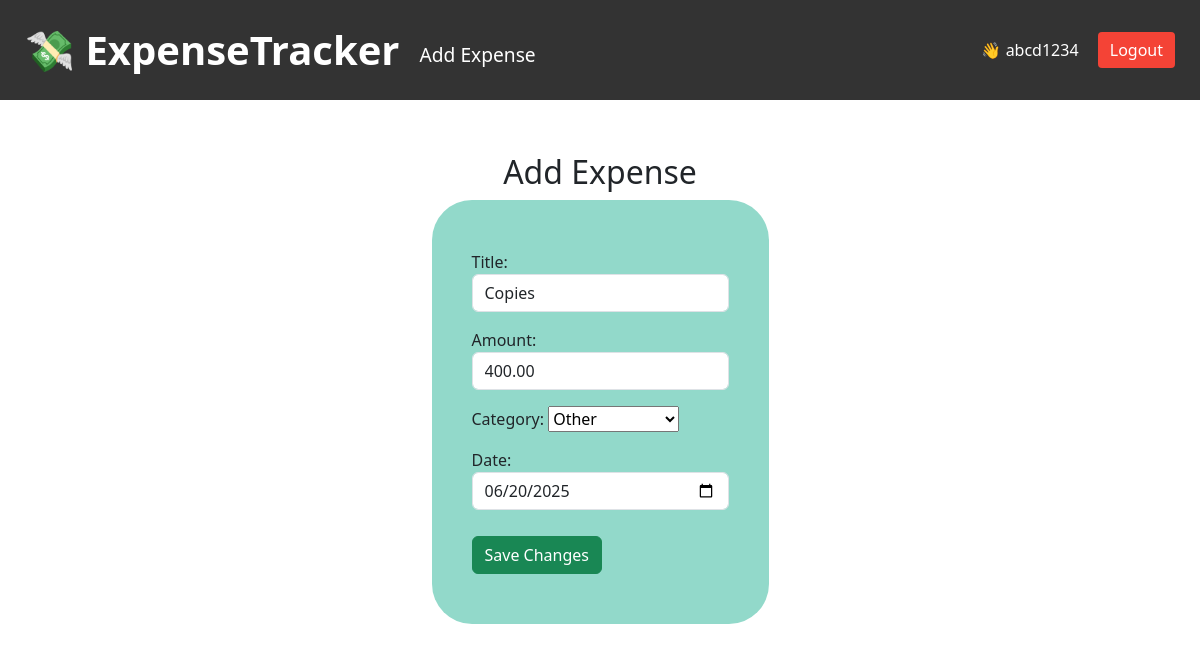
The page /expense/edit/192/ (signed in) on the database as committed earlier.
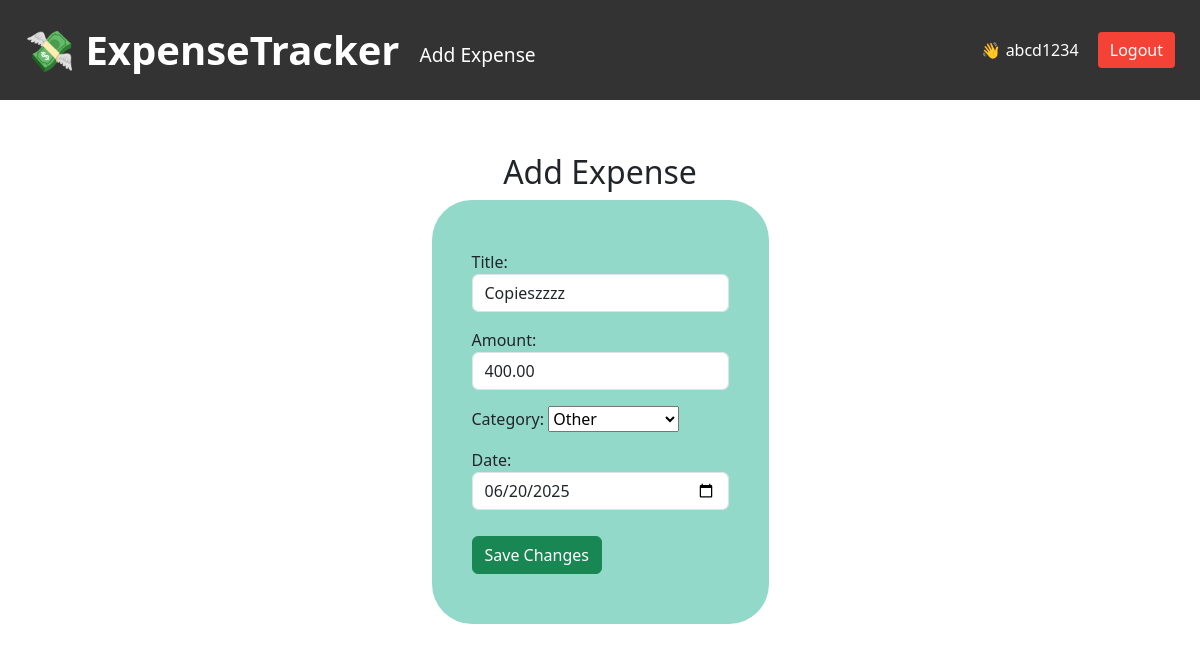
The same page on the database as committed later.
### expenses/models.py (models this page shows, shortened)
class Expense(models.Model):
    user=models.ForeignKey(User,on_delete=models.CASCADE)
    title=models.CharField(max_length=100)
    amount=models.DecimalField(max_digits=10,decimal_places=2)
    category=models.CharField(max_length=50,choices=CATEGORY_CHOICES)
    date=models.DateField()

### expenses/views.py (the view)
# urls.py: path('edit/<int:pk>/',views.edit,name='edit'),
@login_required
def edit(request,pk):
    instance=get_object_or_404(Expense,pk=pk,user=request.user)
    if request.method=="POST":
        form=ExpenseForm(request.POST,instance=instance)
        if form.is_valid():
            expense=form.save(commit=False)
            expense.user=request.user
            expense.save()
            messages.success(request,'Successfully saved changes')
            return redirect('expense_list')
    else:
        form=ExpenseForm(instance=instance)
    return render(request,'expenses/edit_expense.html',{'form':form})

### expenses/forms.py
class ExpenseForm(forms.ModelForm):
    class Meta:
        model= Expense
        fields=['title','amount','category','date']
        widgets = {
            'title':forms.TextInput(attrs={'class':'form-control','placeholder':'Enter Expense Title'}),
            'amount':forms.TextInput(attrs={'class':'form-control','placeholder':'रु XXXXXX.xxxxx'}),
            'date':forms.TextInput(attrs={'class':'form-control'}),
            'date': forms.DateInput(attrs={'type': 'date','class':'form-control'})
        }

### expenses/templates/expenses/edit_expense.html (shortened to what this page needs)
{% extends 'expenses/base.html' %}
{% block content %}
<h2>Add Expense</h2>
<div style="display: flex; flex-direction: column; align-items: center; margin-top:115px;">
    <h2>Add Expense</h2>
    <div>
        <form method="POST"
            style="display: inline-block; padding:50px 40px 50px 40px; border-radius: 40px; background-color: rgb(146, 217, 202);">
            {{ form.as_p }}
            <button type="submit" class="btn btn-success" style="margin-top: 10px;" >Save Changes</button>
        </form>
    </div>
</div>
{% endblock %}

Rows that differ between the two databases and show on the page:
changed Expense "Other": title "Copies" → "Copieszzzz"
